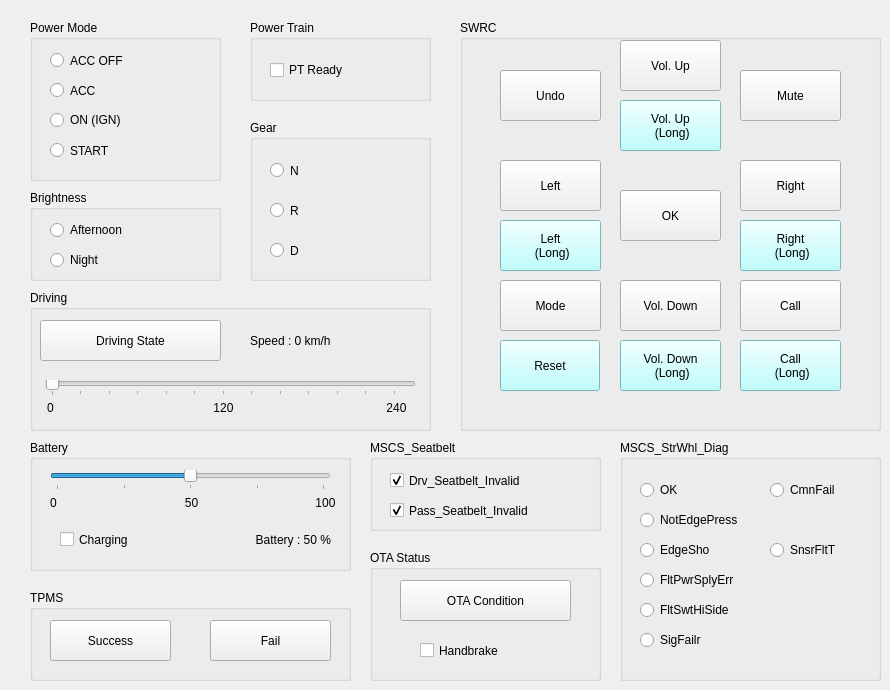
    <widget class="QWidget" name="can_basic">
     <attribute name="title">
      <string>CAN Basic</string>
     </attribute>
     <widget class="QGroupBox" name="gear_group">
      <property name="geometry">
       <rect>
        <x>250</x>
        <y>120</y>
        <width>181</width>
        <height>161</height>
       </rect>
      </property>
      <property name="title">
       <string>Gear</string>
      </property>
      <widget class="QRadioButton" name="btn_gear_n">
       <property name="geometry">
        <rect>
         <x>20</x>
         <y>40</y>
         <width>90</width>
         <height>21</height>
        </rect>
       </property>
       <property name="text">
        <string>N</string>
       </property>
       <property name="checkable">
        <bool>true</bool>
       </property>
      </widget>
      <widget class="QRadioButton" name="btn_gear_r">
       <property name="geometry">
        <rect>
         <x>20</x>
         <y>80</y>
         <width>90</width>
         <height>21</height>
        </rect>
       </property>
       <property name="text">
        <string>R</string>
       </property>
      </widget>
      <widget class="QRadioButton" name="btn_gear_d">
       <property name="geometry">
        <rect>
         <x>20</x>
         <y>120</y>
         <width>90</width>
         <height>21</height>
        </rect>
       </property>
       <property name="text">
        <string>D</string>
       </property>
      </widget>
     </widget>
     <widget class="QGroupBox" name="power_group">
      <property name="geometry">
       <rect>
        <x>30</x>
        <y>20</y>
        <width>191</width>
        <height>161</height>
       </rect>
      </property>
      <property name="title">
       <string>Power Mode</string>
      </property>
      <widget class="QRadioButton" name="btn_acc_off">
       <property name="geometry">
        <rect>
         <x>20</x>
         <y>30</y>
         <width>161</width>
         <height>21</height>
        </rect>
       </property>
       <property name="text">
        <string>ACC OFF</string>
       </property>
      </widget>
      <widget class="QRadioButton" name="btn_acc">
       <property name="geometry">
        <rect>
         <x>20</x>
         <y>60</y>
         <width>161</width>
         <height>21</height>
        </rect>
       </property>
       <property name="text">
        <string>ACC</string>
       </property>
      </widget>
      <widget class="QRadioButton" name="btn_ign">
       <property name="geometry">
        <rect>
         <x>20</x>
         <y>90</y>
         <width>161</width>
         <height>20</height>
        </rect>
       </property>
       <property name="text">
        <string>ON (IGN)</string>
       </property>
      </widget>
      <widget class="QRadioButton" name="btn_start">
       <property name="geometry">
        <rect>
         <x>20</x>
         <y>120</y>
         <width>161</width>
         <height>21</height>
        </rect>
       </property>
       <property name="text">
        <string>START</string>
       </property>
      </widget>
     </widget>
     <widget class="QGroupBox" name="swrc_group">
      <property name="geometry">
       <rect>
        <x>460</x>
        <y>20</y>
        <width>421</width>
        <height>411</height>
       </rect>
      </property>
      <property name="title">
       <string>SWRC</string>
      </property>
      <property name="checkable">
       <bool>false</bool>
      </property>
      <widget class="QPushButton" name="btn_vol_down">
       <property name="geometry">
        <rect>
         <x>160</x>
         <y>260</y>
         <width>101</width>
         <height>51</height>
        </rect>
       </property>
       <property name="text">
        <string>Vol. Down</string>
       </property>
      </widget>
      <widget class="QPushButton" name="btn_vol_down_long">
       <property name="geometry">
        <rect>
         <x>160</x>
         <y>320</y>
         <width>101</width>
         <height>51</height>
        </rect>
       </property>
       <property name="styleSheet">
        <string notr="true">background-color:rgb(170, 255, 255)</string>
       </property>
       <property name="text">
        <string>Vol. Down 
 (Long)</string>
       </property>
       <property name="checkable">
        <bool>true</bool>
       </property>
      </widget>
      <widget class="QPushButton" name="btn_vol_up_long">
       <property name="geometry">
        <rect>
         <x>160</x>
         <y>80</y>
         <width>101</width>
         <height>51</height>
        </rect>
       </property>
       <property name="styleSheet">
        <string notr="true">background-color:rgb(170, 255, 255)</string>
       </property>
       <property name="text">
        <string>Vol. Up 
 (Long)</string>
       </property>
       <property name="checkable">
        <bool>true</bool>
       </property>
      </widget>
      <widget class="QPushButton" name="btn_vol_up">
       <property name="geometry">
        <rect>
         <x>160</x>
         <y>20</y>
         <width>101</width>
         <height>51</height>
        </rect>
       </property>
       <property name="text">
        <string>Vol. Up</string>
       </property>
       <property name="checkable">
        <bool>false</bool>
       </property>
       <property name="autoRepeat">
        <bool>false</bool>
       </property>
      </widget>
      <widget class="QPushButton" name="btn_ok">
       <property name="geometry">
        <rect>
         <x>160</x>
         <y>170</y>
         <width>101</width>
         <height>51</height>
        </rect>
       </property>
       <property name="text">
        <string>OK</string>
       </property>
      </widget>
      <widget class="QPushButton" name="btn_left_long">
       <property name="geometry">
        <rect>
         <x>40</x>
         <y>200</y>
         <width>101</width>
         <height>51</height>
        </rect>
       </property>
       <property name="palette">
        <palette>
         <active>
          <colorrole role="Button">
           <brush brushstyle="SolidPattern">
            <color alpha="255">
             <red>170</red>
             <green>255</green>
             <blue>255</blue>
            </color>
           </brush>
          </colorrole>
          <colorrole role="Base">
           <brush brushstyle="SolidPattern">
            <color alpha="255">
             <red>170</red>
             <green>255</green>
             <blue>255</blue>
            </color>
           </brush>
          </colorrole>
          <colorrole role="Window">
           <brush brushstyle="SolidPattern">
            <color alpha="255">
             <red>170</red>
             <green>255</green>
             <blue>255</blue>
            </color>
           </brush>
          </colorrole>
         </active>
         <inactive>
          <colorrole role="Button">
           <brush brushstyle="SolidPattern">
            <color alpha="255">
             <red>170</red>
             <green>255</green>
             <blue>255</blue>
            </color>
           </brush>
          </colorrole>
          <colorrole role="Base">
           <brush brushstyle="SolidPattern">
            <color alpha="255">
             <red>170</red>
             <green>255</green>
             <blue>255</blue>
            </color>
           </brush>
          </colorrole>
          <colorrole role="Window">
           <brush brushstyle="SolidPattern">
            <color alpha="255">
             <red>170</red>
             <green>255</green>
             <blue>255</blue>
            </color>
           </brush>
          </colorrole>
         </inactive>
         <disabled>
          <colorrole role="Button">
           <brush brushstyle="SolidPattern">
            <color alpha="255">
             <red>170</red>
             <green>255</green>
             <blue>255</blue>
            </color>
           </brush>
          </colorrole>
          <colorrole role="Base">
           <brush brushstyle="SolidPattern">
            <color alpha="255">
             <red>170</red>
             <green>255</green>
             <blue>255</blue>
            </color>
           </brush>
          </colorrole>
          <colorrole role="Window">
           <brush brushstyle="SolidPattern">
            <color alpha="255">
             <red>170</red>
             <green>255</green>
             <blue>255</blue>
            </color>
           </brush>
          </colorrole>
         </disabled>
        </palette>
       </property>
       <property name="styleSheet">
        <string notr="true">background-color:rgb(170, 255, 255)</string>
       </property>
       <property name="text">
        <string>Left 
 (Long)</string>
       </property>
       <property name="checkable">
        <bool>true</bool>
       </property>
      </widget>
      <widget class="QPushButton" name="btn_left">
       <property name="geometry">
        <rect>
         <x>40</x>
         <y>140</y>
         <width>101</width>
         <height>51</height>
        </rect>
       </property>
       <property name="text">
        <string>Left</string>
       </property>
       <property name="checkable">
        <bool>false</bool>
       </property>
       <property name="autoRepeat">
        <bool>false</bool>
       </property>
       <property name="autoRepeatDelay">
        <number>40</number>
       </property>
       <property name="autoRepeatInterval">
        <number>0</number>
       </property>
      </widget>
      <widget class="QPushButton" name="btn_right">
       <property name="geometry">
        <rect>
         <x>280</x>
         <y>140</y>
         <width>101</width>
         <height>51</height>
        </rect>
       </property>
       <property name="text">
        <string>Right</string>
       </property>
      </widget>
      <widget class="QPushButton" name="btn_right_long">
       <property name="geometry">
        <rect>
         <x>280</x>
         <y>200</y>
         <width>101</width>
         <height>51</height>
        </rect>
       </property>
       <property name="styleSheet">
        <string notr="true">background-color:rgb(170, 255, 255)</string>
       </property>
       <property name="text">
        <string>Right 
 (Long)</string>
       </property>
       <property name="checkable">
        <bool>true</bool>
       </property>
      </widget>
      <widget class="QPushButton" name="btn_undo">
       <property name="geometry">
        <rect>
         <x>40</x>
         <y>50</y>
         <width>101</width>
         <height>51</height>
        </rect>
       </property>
       <property name="text">
        <string>Undo</string>
       </property>
      </widget>
      <widget class="QPushButton" name="btn_mute">
       <property name="geometry">
        <rect>
         <x>280</x>
         <y>50</y>
         <width>101</width>
         <height>51</height>
        </rect>
       </property>
       <property name="text">
        <string>Mute</string>
       </property>
      </widget>
      <widget class="QPushButton" name="btn_mode">
       <property name="geometry">
        <rect>
         <x>40</x>
         <y>260</y>
         <width>101</width>
         <height>51</height>
        </rect>
       </property>
       <property name="text">
        <string>Mode</string>
       </property>
      </widget>
      <widget class="QPushButton" name="btn_call_long">
       <property name="geometry">
        <rect>
         <x>280</x>
         <y>320</y>
         <width>101</width>
         <height>51</height>
        </rect>
       </property>
       <property name="styleSheet">
        <string notr="true">background-color:rgb(170, 255, 255)</string>
       </property>
       <property name="text">
        <string>Call 
 (Long)</string>
       </property>
       <property name="checkable">
        <bool>true</bool>
       </property>
      </widget>
      <widget class="QPushButton" name="btn_call">
       <property name="geometry">
        <rect>
         <x>280</x>
         <y>260</y>
         <width>101</width>
         <height>51</height>
        </rect>
       </property>
       <property name="text">
        <string>Call</string>
       </property>
      </widget>
      <widget class="QPushButton" name="btn_reset">
       <property name="geometry">
        <rect>
         <x>40</x>
         <y>320</y>
         <width>100</width>
         <height>51</height>
        </rect>
       </property>
       <property name="styleSheet">
        <string notr="true">background-color:rgb(170, 255, 255)</string>
       </property>
       <property name="text">
        <string>Reset</string>
       </property>
       <property name="checkable">
        <bool>true</bool>
       </property>
       <property name="autoRepeat">
        <bool>false</bool>
       </property>
       <property name="autoRepeatDelay">
        <number>50</number>
       </property>
       <property name="autoRepeatInterval">
        <number>0</number>
       </property>
      </widget>
     </widget>
     <widget class="QGroupBox" name="driving_group">
      <property name="geometry">
       <rect>
        <x>30</x>
        <y>290</y>
        <width>401</width>
        <height>141</height>
       </rect>
      </property>
      <property name="title">
       <string>Driving</string>
      </property>
      <widget class="QPushButton" name="btn_drv_state">
       <property name="geometry">
        <rect>
         <x>10</x>
         <y>30</y>
         <width>181</width>
         <height>41</height>
        </rect>
       </property>
       <property name="text">
        <string>Driving State</string>
       </property>
      </widget>
      <widget class="QSlider" name="slider_speed">
       <property name="geometry">
        <rect>
         <x>15</x>
         <y>90</y>
         <width>371</width>
         <height>16</height>
        </rect>
       </property>
       <property name="maximum">
        <number>250</number>
       </property>
       <property name="singleStep">
        <number>5</number>
       </property>
       <property name="orientation">
        <enum>Qt::Horizontal</enum>
       </property>
       <property name="tickPosition">
        <enum>QSlider::TicksBelow</enum>
       </property>
       <property name="tickInterval">
        <number>20</number>
       </property>
      </widget>
      <widget class="QLabel" name="tick_0_speed">
       <property name="geometry">
        <rect>
         <x>10</x>
         <y>110</y>
         <width>21</width>
         <height>16</height>
        </rect>
       </property>
       <property name="text">
        <string>0</string>
       </property>
       <property name="alignment">
        <set>Qt::AlignCenter</set>
       </property>
      </widget>
      <widget class="QLabel" name="tick_240">
       <property name="geometry">
        <rect>
         <x>351</x>
         <y>110</y>
         <width>31</width>
         <height>16</height>
        </rect>
       </property>
       <property name="text">
        <string>240</string>
       </property>
       <property name="alignment">
        <set>Qt::AlignCenter</set>
       </property>
      </widget>
      <widget class="QLabel" name="tick_120">
       <property name="geometry">
        <rect>
         <x>178</x>
         <y>110</y>
         <width>31</width>
         <height>16</height>
        </rect>
       </property>
       <property name="text">
        <string>120</string>
       </property>
       <property name="alignment">
        <set>Qt::AlignCenter</set>
       </property>
      </widget>
      <widget class="QLabel" name="label_speed">
       <property name="geometry">
        <rect>
         <x>220</x>
         <y>40</y>
         <width>171</width>
         <height>21</height>
        </rect>
       </property>
       <property name="text">
        <string>Speed : 0 km/h</string>
       </property>
      </widget>
     </widget>
     <widget class="QGroupBox" name="battery_group">
      <property name="geometry">
       <rect>
        <x>30</x>
        <y>440</y>
        <width>321</width>
        <height>131</height>
       </rect>
      </property>
      <property name="title">
       <string>Battery</string>
      </property>
      <widget class="QCheckBox" name="chkbox_charge">
       <property name="geometry">
        <rect>
         <x>30</x>
         <y>89</y>
         <width>121</width>
         <height>21</height>
        </rect>
       </property>
       <property name="text">
        <string>Charging</string>
       </property>
      </widget>
      <widget class="QLabel" name="label_battery">
       <property name="geometry">
        <rect>
         <x>160</x>
         <y>90</y>
         <width>141</width>
         <height>20</height>
        </rect>
       </property>
       <property name="text">
        <string>Battery : 50 %</string>
       </property>
       <property name="alignment">
        <set>Qt::AlignRight|Qt::AlignTrailing|Qt::AlignVCenter</set>
       </property>
      </widget>
      <widget class="QSlider" name="slider_battery">
       <property name="geometry">
        <rect>
         <x>20</x>
         <y>30</y>
         <width>281</width>
         <height>20</height>
        </rect>
       </property>
       <property name="maximum">
        <number>100</number>
       </property>
       <property name="singleStep">
        <number>2</number>
       </property>
       <property name="pageStep">
        <number>2</number>
       </property>
       <property name="value">
        <number>50</number>
       </property>
       <property name="orientation">
        <enum>Qt::Horizontal</enum>
       </property>
       <property name="tickPosition">
        <enum>QSlider::TicksBelow</enum>
       </property>
       <property name="tickInterval">
        <number>25</number>
       </property>
      </widget>
      <widget class="QLabel" name="tick_0_batt">
       <property name="geometry">
        <rect>
         <x>13</x>
         <y>55</y>
         <width>21</width>
         <height>16</height>
        </rect>
       </property>
       <property name="text">
        <string>0</string>
       </property>
       <property name="alignment">
        <set>Qt::AlignCenter</set>
       </property>
      </widget>
      <widget class="QLabel" name="tick_50">
       <property name="geometry">
        <rect>
         <x>151</x>
         <y>55</y>
         <width>21</width>
         <height>16</height>
        </rect>
       </property>
       <property name="text">
        <string>50</string>
       </property>
       <property name="alignment">
        <set>Qt::AlignCenter</set>
       </property>
      </widget>
      <widget class="QLabel" name="tick_100">
       <property name="geometry">
        <rect>
         <x>280</x>
         <y>55</y>
         <width>31</width>
         <height>16</height>
        </rect>
       </property>
       <property name="text">
        <string>100</string>
       </property>
       <property name="alignment">
        <set>Qt::AlignCenter</set>
       </property>
      </widget>
     </widget>
     <widget class="QGroupBox" name="power_train_group">
      <property name="geometry">
       <rect>
        <x>250</x>
        <y>20</y>
        <width>181</width>
        <height>81</height>
       </rect>
      </property>
      <property name="title">
       <string>Power Train</string>
      </property>
      <widget class="QCheckBox" name="chkbox_pt_ready">
       <property name="geometry">
        <rect>
         <x>20</x>
         <y>40</y>
         <width>141</width>
         <height>20</height>
        </rect>
       </property>
       <property name="text">
        <string>PT Ready</string>
       </property>
      </widget>
     </widget>
     <widget class="QGroupBox" name="ota_group">
      <property name="geometry">
       <rect>
        <x>370</x>
        <y>550</y>
        <width>231</width>
        <height>131</height>
       </rect>
      </property>
      <property name="title">
       <string>OTA Status</string>
      </property>
      <widget class="QCheckBox" name="chkbox_h_brake">
       <property name="geometry">
        <rect>
         <x>50</x>
         <y>90</y>
         <width>141</width>
         <height>21</height>
        </rect>
       </property>
       <property name="text">
        <string>Handbrake</string>
       </property>
      </widget>
      <widget class="QPushButton" name="btn_ota_cond">
       <property name="geometry">
        <rect>
         <x>30</x>
         <y>30</y>
         <width>171</width>
         <height>41</height>
        </rect>
       </property>
       <property name="text">
        <string>OTA Condition</string>
       </property>
      </widget>
     </widget>
     <widget class="QGroupBox" name="tpms_group">
      <property name="geometry">
       <rect>
        <x>30</x>
        <y>590</y>
        <width>321</width>
        <height>91</height>
       </rect>
      </property>
      <property name="title">
       <string>TPMS</string>
      </property>
      <widget class="QPushButton" name="btn_tpms_success">
       <property name="geometry">
        <rect>
         <x>20</x>
         <y>30</y>
         <width>121</width>
         <height>41</height>
        </rect>
       </property>
       <property name="text">
        <string>Success</string>
       </property>
      </widget>
      <widget class="QPushButton" name="btn_tpms_fail">
       <property name="geometry">
        <rect>
         <x>180</x>
         <y>30</y>
         <width>121</width>
         <height>41</height>
        </rect>
       </property>
       <property name="text">
        <string>Fail</string>
       </property>
      </widget>
     </widget>
     <widget class="QGroupBox" name="brightness_group">
      <property name="geometry">
       <rect>
        <x>30</x>
        <y>190</y>
        <width>191</width>
        <height>91</height>
       </rect>
      </property>
      <property name="title">
       <string>Brightness</string>
      </property>
      <widget class="QRadioButton" name="btn_bright_afternoon">
       <property name="geometry">
        <rect>
         <x>20</x>
         <y>30</y>
         <width>121</width>
         <height>20</height>
        </rect>
       </property>
       <property name="text">
        <string>Afternoon</string>
       </property>
      </widget>
      <widget class="QRadioButton" name="btn_bright_night">
       <property name="geometry">
        <rect>
         <x>20</x>
         <y>60</y>
         <width>81</width>
         <height>20</height>
        </rect>
       </property>
       <property name="text">
        <string>Night</string>
       </property>
      </widget>
     </widget>
     <widget class="QGroupBox" name="mscs_StWhl_diag_group">
      <property name="geometry">
       <rect>
        <x>620</x>
        <y>440</y>
        <width>261</width>
        <height>241</height>
       </rect>
      </property>
      <property name="title">
       <string>MSCS_StrWhl_Diag</string>
      </property>
      <widget class="QRadioButton" name="btn_mscs_NotEdgePress">
       <property name="geometry">
        <rect>
         <x>20</x>
         <y>70</y>
         <width>181</width>
         <height>20</height>
        </rect>
       </property>
       <property name="text">
        <string>NotEdgePress</string>
       </property>
      </widget>
      <widget class="QRadioButton" name="btn_mscs_EdgeSho">
       <property name="geometry">
        <rect>
         <x>20</x>
         <y>100</y>
         <width>121</width>
         <height>20</height>
        </rect>
       </property>
       <property name="text">
        <string>EdgeSho</string>
       </property>
      </widget>
      <widget class="QRadioButton" name="btn_mscs_SnsrFltT">
       <property name="geometry">
        <rect>
         <x>150</x>
         <y>100</y>
         <width>121</width>
         <height>20</height>
        </rect>
       </property>
       <property name="text">
        <string>SnsrFltT</string>
       </property>
      </widget>
      <widget class="QRadioButton" name="btn_mscs_FltPwrSplyErr">
       <property name="geometry">
        <rect>
         <x>20</x>
         <y>130</y>
         <width>191</width>
         <height>20</height>
        </rect>
       </property>
       <property name="text">
        <string>FltPwrSplyErr</string>
       </property>
      </widget>
      <widget class="QRadioButton" name="btn_mscs_FltSwtHiSide">
       <property name="geometry">
        <rect>
         <x>20</x>
         <y>160</y>
         <width>191</width>
         <height>20</height>
        </rect>
       </property>
       <property name="text">
        <string>FltSwtHiSide</string>
       </property>
      </widget>
      <widget class="QRadioButton" name="btn_mscs_SigFailr">
       <property name="geometry">
        <rect>
         <x>20</x>
         <y>190</y>
         <width>121</width>
         <height>20</height>
        </rect>
       </property>
       <property name="text">
        <string>SigFailr</string>
       </property>
      </widget>
      <widget class="QRadioButton" name="btn_mscs_CmnFail">
       <property name="geometry">
        <rect>
         <x>150</x>
         <y>40</y>
         <width>121</width>
         <height>20</height>
        </rect>
       </property>
       <property name="text">
        <string>CmnFail</string>
       </property>
      </widget>
      <widget class="QRadioButton" name="btn_mscs_ok">
       <property name="geometry">
        <rect>
         <x>20</x>
         <y>40</y>
         <width>121</width>
         <height>20</height>
        </rect>
       </property>
       <property name="text">
        <string>OK</string>
       </property>
      </widget>
     </widget>
     <widget class="QGroupBox" name="mscs_seatbelt_group">
      <property name="geometry">
       <rect>
        <x>370</x>
        <y>440</y>
        <width>231</width>
        <height>91</height>
       </rect>
      </property>
      <property name="title">
       <string>MSCS_Seatbelt</string>
      </property>
      <widget class="QCheckBox" name="chkbox_drv_invalid">
       <property name="geometry">
        <rect>
         <x>20</x>
         <y>30</y>
         <width>231</width>
         <height>21</height>
        </rect>
       </property>
       <property name="text">
        <string>Drv_Seatbelt_Invalid</string>
       </property>
       <property name="checked">
        <bool>true</bool>
       </property>
      </widget>
      <widget class="QCheckBox" name="chkbox_pass_invalid">
       <property name="geometry">
        <rect>
         <x>20</x>
         <y>60</y>
         <width>231</width>
         <height>21</height>
        </rect>
       </property>
       <property name="text">
        <string>Pass_Seatbelt_Invalid</string>
       </property>
       <property name="checked">
        <bool>true</bool>
       </property>
      </widget>
     </widget>
    </widget>
